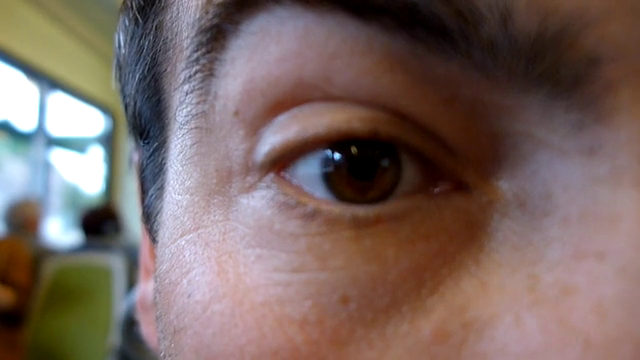
#> input picture frame 15 of src/eye_motion.mp4, 640 x 360 px, given in place of car.mp4, which was not available
$ python 03_Arka_plan_cikarma.py
#> lines starting #> are read from the running program, lines starting #| are printed output that depends on the picture; pictures that were not available may be replaced by others from this repository, and a replacement may not be noted
#Background Subtraction.py
#Manuel olarak yapılan

import cv2
import numpy as np

cap=cv2.VideoCapture("C:\OpenCv_Uygulamalar_1\src\car.mp4")
_,first_frame=cap.read()
#> first_frame is the input picture: shape (360, 640, 3); mean B, G, R 97.9, 102.8, 121.2
first_frame=cv2.resize(first_frame,(640,480))
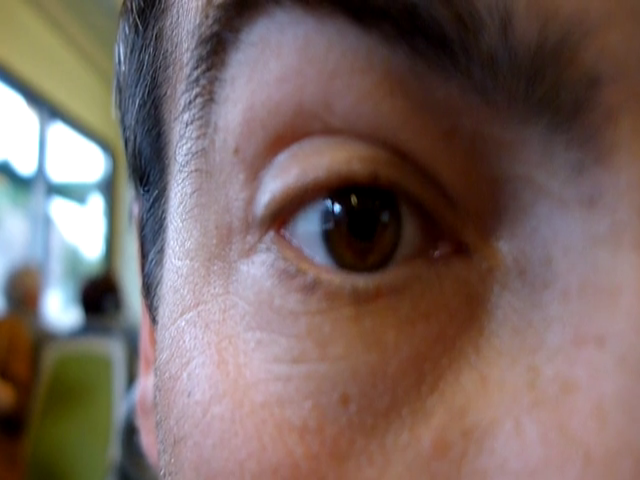
#> first_frame: shape (480, 640, 3); mean B, G, R 97.9, 102.8, 121.2
first_gray=cv2.cvtColor(first_frame,cv2.COLOR_BGR2GRAY)
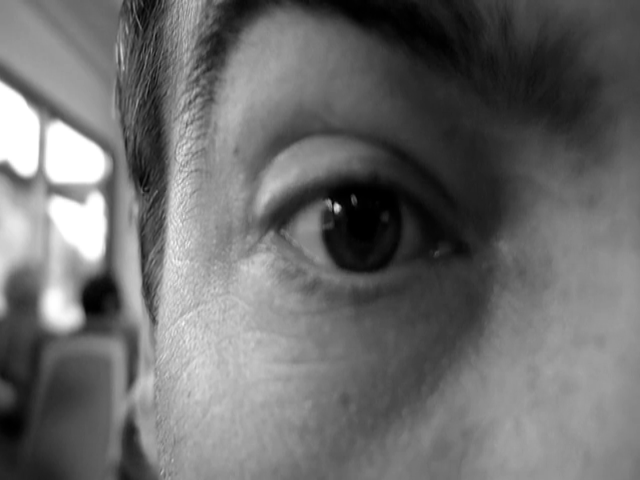
#> first_gray: shape (480, 640); min 0, max 255, mean 107.7
first_gray=cv2.GaussianBlur(first_gray,(5,5),0)
while 1:
    _,frame=cap.read()
    frame=cv2.resize(frame,(640,480))
#> frame: shape (480, 640, 3)
    gray=cv2.cvtColor(frame,cv2.COLOR_BGR2GRAY)
    gray=cv2.GaussianBlur(gray,(5,5),0)


    #frameleri karşılaitırma işlemi yapan fonksiyon kullanılıyor.
    diff=cv2.absdiff(first_frame,frame)
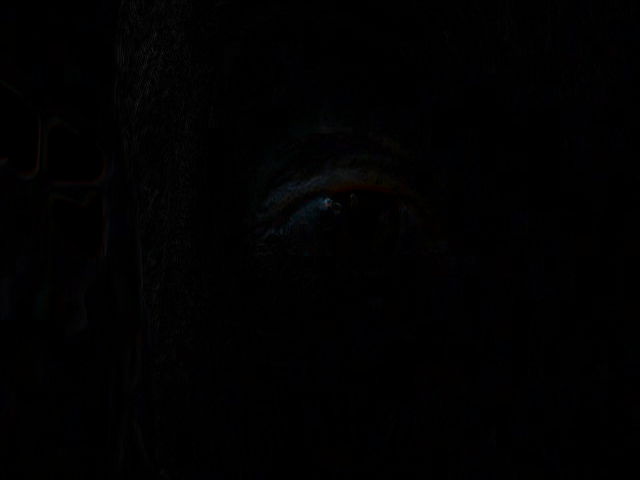
#> diff: shape (480, 640, 3); mean B, G, R 1.3, 1.1, 1.2

    _,diff=cv2.threshold(diff,80,255,cv2.THRESH_BINARY)
    cv2.imshow("frame",frame)
    cv2.imshow("first_frame",first_frame)
    cv2.imshow("diff",diff)

    if cv2.waitKey(20) & 0xFF ==ord('q'):
#> (key q is pressed here)
        break


cap.release()
cv2.destroyAllWindows()

$ run again, starting later in the video
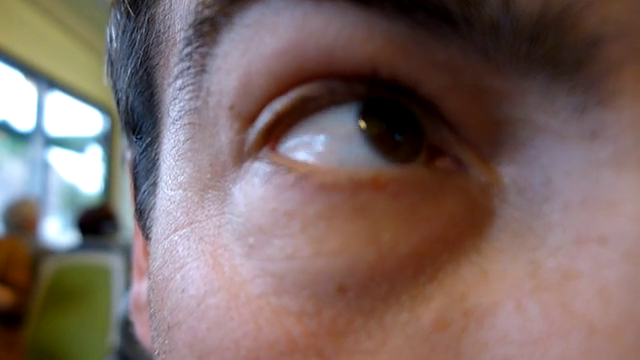
#> input picture frame 70 of src/eye_motion.mp4, 640 x 360 px, given in place of car.mp4, which was not available
#> first_frame is the input picture: shape (360, 640, 3); mean B, G, R 100.5, 104.8, 123.9
#> first_frame: shape (480, 640, 3)
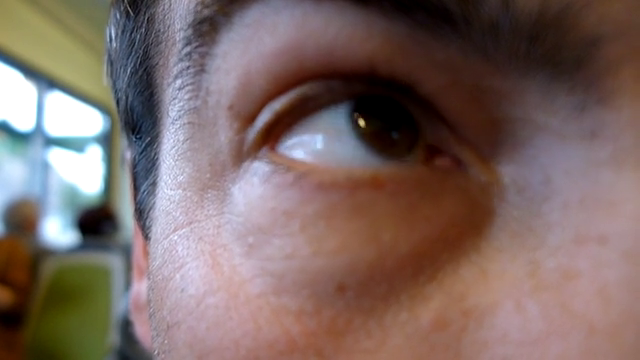
#> input picture frame 71 of src/eye_motion.mp4, 640 x 360 px, given in place of car.mp4, which was not available
#> frame is the input picture: shape (360, 640, 3); mean B, G, R 100.6, 104.8, 124
#> frame: shape (480, 640, 3)
#> `diff=cv2.absdiff(first_frame,frame)`:
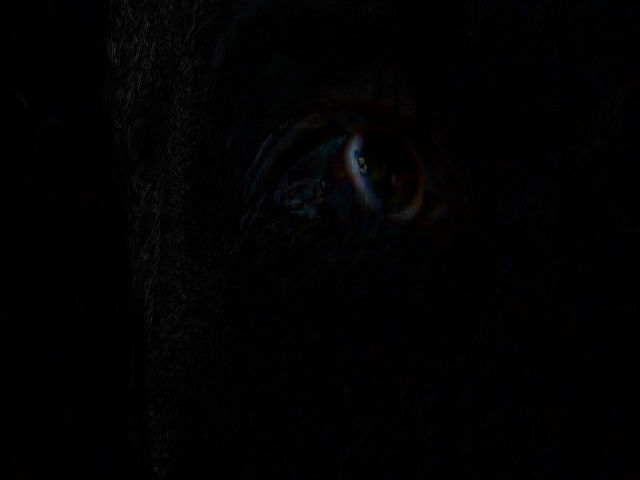
#> diff: shape (480, 640, 3); mean B, G, R 2.1, 1.8, 1.9

$ run again, starting later in the video
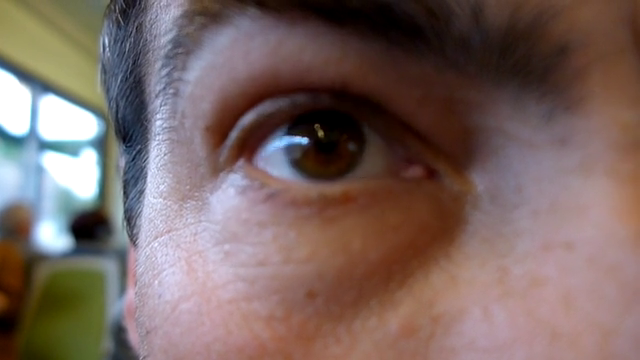
#> input picture frame 124 of src/eye_motion.mp4, 640 x 360 px, given in place of car.mp4, which was not available
#> first_frame is the input picture: shape (360, 640, 3); mean B, G, R 97.7, 102, 121.5
#> first_frame: shape (480, 640, 3)
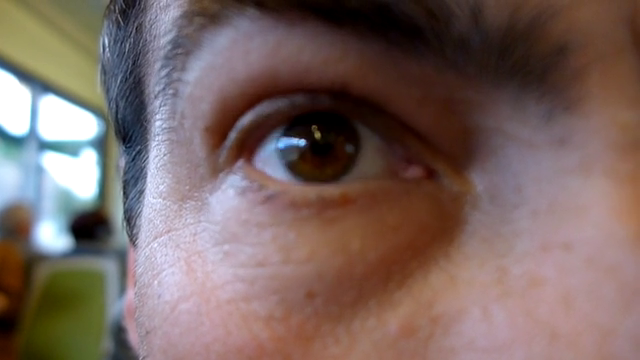
#> input picture frame 125 of src/eye_motion.mp4, 640 x 360 px, given in place of car.mp4, which was not available
#> frame is the input picture: shape (360, 640, 3); mean B, G, R 97.3, 101.8, 121.3
#> frame: shape (480, 640, 3)
#> `diff=cv2.absdiff(first_frame,frame)`:
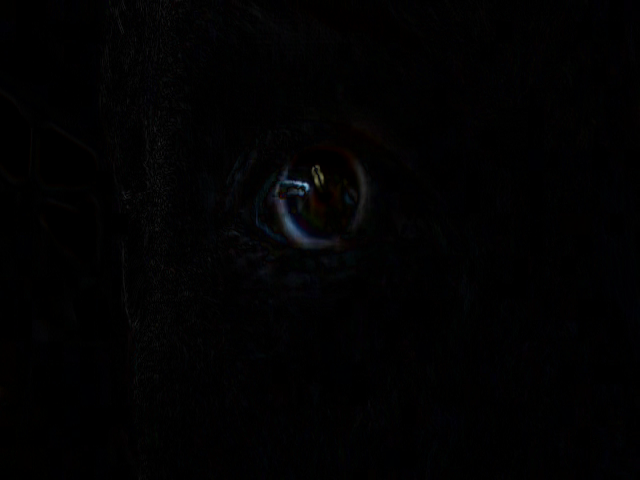
#> diff: shape (480, 640, 3); mean B, G, R 2.1, 1.7, 1.8
